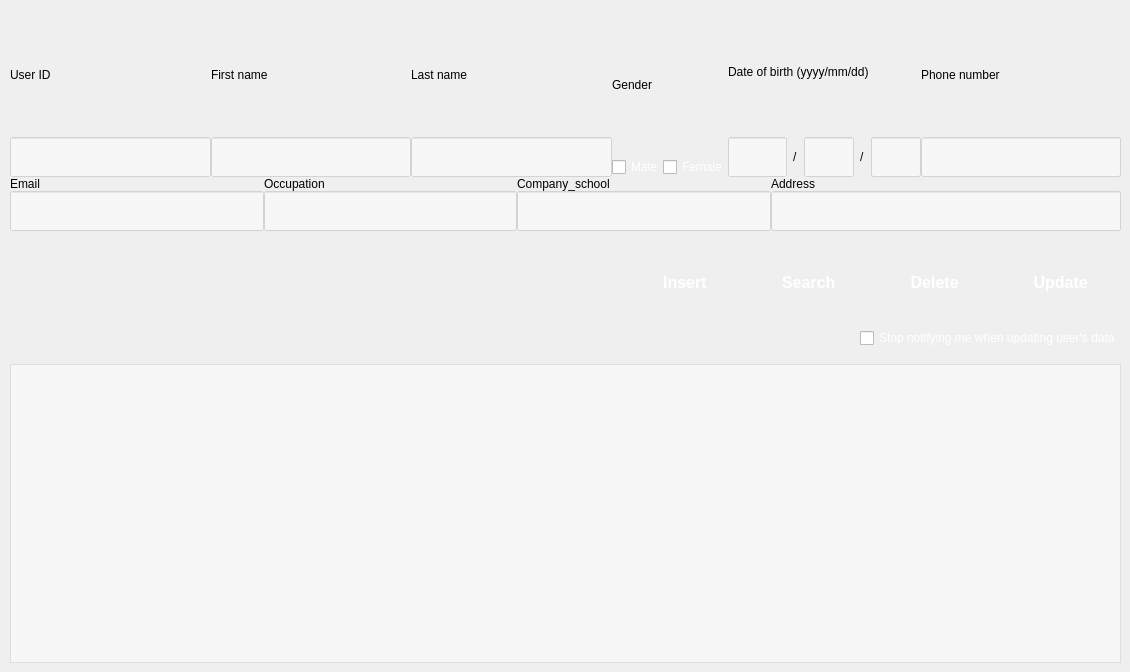
   <widget class="QWidget" name="book">
    <attribute name="title">
     <string>User information</string>
    </attribute>
    <widget class="QWidget" name="layoutWidget">
     <property name="geometry">
      <rect>
       <x>10</x>
       <y>12</y>
       <width>1111</width>
       <height>651</height>
      </rect>
     </property>
     <layout class="QVBoxLayout" name="verticalLayout_12">
      <item>
       <layout class="QVBoxLayout" name="verticalLayout_11">
        <item>
         <layout class="QGridLayout" name="gridLayout">
          <property name="bottomMargin">
           <number>0</number>
          </property>
          <property name="spacing">
           <number>0</number>
          </property>
          <item row="0" column="0">
           <layout class="QHBoxLayout" name="horizontalLayout_3">
            <item>
             <layout class="QVBoxLayout" name="verticalLayout">
              <item>
               <widget class="QLabel" name="label">
                <property name="text">
                 <string>User ID</string>
                </property>
               </widget>
              </item>
              <item>
               <widget class="QLineEdit" name="userIdLe">
                <property name="minimumSize">
                 <size>
                  <width>0</width>
                  <height>40</height>
                 </size>
                </property>
                <property name="maximumSize">
                 <size>
                  <width>16777215</width>
                  <height>40</height>
                 </size>
                </property>
                <property name="styleSheet">
                 <string notr="true">background-color: rgba(255,255,255,0.5);
</string>
                </property>
               </widget>
              </item>
             </layout>
            </item>
            <item>
             <layout class="QVBoxLayout" name="verticalLayout_2">
              <item>
               <widget class="QLabel" name="label_2">
                <property name="text">
                 <string>First name</string>
                </property>
               </widget>
              </item>
              <item>
               <widget class="QLineEdit" name="firstNameLe">
                <property name="minimumSize">
                 <size>
                  <width>0</width>
                  <height>40</height>
                 </size>
                </property>
                <property name="styleSheet">
                 <string notr="true">background-color: rgba(255,255,255,0.5);
</string>
                </property>
               </widget>
              </item>
             </layout>
            </item>
            <item>
             <layout class="QVBoxLayout" name="verticalLayout_3">
              <item>
               <widget class="QLabel" name="label_5">
                <property name="text">
                 <string>Last name</string>
                </property>
               </widget>
              </item>
              <item>
               <widget class="QLineEdit" name="lastNameLe">
                <property name="minimumSize">
                 <size>
                  <width>0</width>
                  <height>40</height>
                 </size>
                </property>
                <property name="maximumSize">
                 <size>
                  <width>16777215</width>
                  <height>16777215</height>
                 </size>
                </property>
                <property name="styleSheet">
                 <string notr="true">background-color: rgba(255,255,255,0.5);
</string>
                </property>
               </widget>
              </item>
             </layout>
            </item>
            <item>
             <layout class="QVBoxLayout" name="verticalLayout_4">
              <item>
               <widget class="QLabel" name="label_6">
                <property name="text">
                 <string>Gender</string>
                </property>
               </widget>
              </item>
              <item>
               <layout class="QHBoxLayout" name="horizontalLayout">
                <item>
                 <widget class="QCheckBox" name="maleCheckBox">
                  <property name="styleSheet">
                   <string notr="true">color: white;</string>
                  </property>
                  <property name="text">
                   <string>Male</string>
                  </property>
                 </widget>
                </item>
                <item>
                 <widget class="QCheckBox" name="femaleCheckBox">
                  <property name="styleSheet">
                   <string notr="true">color: white;</string>
                  </property>
                  <property name="text">
                   <string>Female</string>
                  </property>
                 </widget>
                </item>
               </layout>
              </item>
             </layout>
            </item>
            <item>
             <layout class="QVBoxLayout" name="verticalLayout_5">
              <property name="spacing">
               <number>6</number>
              </property>
              <item>
               <widget class="QLabel" name="label_7">
                <property name="text">
                 <string>Date of birth (yyyy/mm/dd)</string>
                </property>
               </widget>
              </item>
              <item>
               <layout class="QHBoxLayout" name="horizontalLayout_2">
                <item>
                 <widget class="QLineEdit" name="yearLe">
                  <property name="sizePolicy">
                   <sizepolicy hsizetype="Fixed" vsizetype="Fixed">
                    <horstretch>0</horstretch>
                    <verstretch>0</verstretch>
                   </sizepolicy>
                  </property>
                  <property name="minimumSize">
                   <size>
                    <width>0</width>
                    <height>40</height>
                   </size>
                  </property>
                  <property name="maximumSize">
                   <size>
                    <width>59</width>
                    <height>16777215</height>
                   </size>
                  </property>
                  <property name="styleSheet">
                   <string notr="true">background-color: rgba(255,255,255,0.5);
</string>
                  </property>
                 </widget>
                </item>
                <item>
                 <widget class="QLabel" name="label_10">
                  <property name="text">
                   <string>/</string>
                  </property>
                 </widget>
                </item>
                <item>
                 <widget class="QLineEdit" name="monthLe">
                  <property name="sizePolicy">
                   <sizepolicy hsizetype="Fixed" vsizetype="Fixed">
                    <horstretch>0</horstretch>
                    <verstretch>0</verstretch>
                   </sizepolicy>
                  </property>
                  <property name="minimumSize">
                   <size>
                    <width>0</width>
                    <height>40</height>
                   </size>
                  </property>
                  <property name="maximumSize">
                   <size>
                    <width>50</width>
                    <height>16777215</height>
                   </size>
                  </property>
                  <property name="styleSheet">
                   <string notr="true">background-color: rgba(255,255,255,0.5);
</string>
                  </property>
                 </widget>
                </item>
                <item>
                 <widget class="QLabel" name="label_11">
                  <property name="text">
                   <string>/</string>
                  </property>
                 </widget>
                </item>
                <item>
                 <widget class="QLineEdit" name="dayLe">
                  <property name="sizePolicy">
                   <sizepolicy hsizetype="Fixed" vsizetype="Fixed">
                    <horstretch>0</horstretch>
                    <verstretch>0</verstretch>
                   </sizepolicy>
                  </property>
                  <property name="minimumSize">
                   <size>
                    <width>0</width>
                    <height>40</height>
                   </size>
                  </property>
                  <property name="maximumSize">
                   <size>
                    <width>50</width>
                    <height>16777215</height>
                   </size>
                  </property>
                  <property name="styleSheet">
                   <string notr="true">background-color: rgba(255,255,255,0.5);
</string>
                  </property>
                 </widget>
                </item>
               </layout>
              </item>
             </layout>
            </item>
            <item>
             <layout class="QVBoxLayout" name="verticalLayout_6">
              <item>
               <widget class="QLabel" name="label_8">
                <property name="text">
                 <string>Phone number</string>
                </property>
               </widget>
              </item>
              <item>
               <widget class="QLineEdit" name="phoneNumberLe">
                <property name="minimumSize">
                 <size>
                  <width>0</width>
                  <height>40</height>
                 </size>
                </property>
                <property name="sizeIncrement">
                 <size>
                  <width>0</width>
                  <height>40</height>
                 </size>
                </property>
                <property name="styleSheet">
                 <string notr="true">background-color: rgba(255,255,255,0.5);
</string>
                </property>
                <property name="text">
                 <string/>
                </property>
               </widget>
              </item>
             </layout>
            </item>
           </layout>
          </item>
          <item row="1" column="0">
           <layout class="QHBoxLayout" name="horizontalLayout_4">
            <item>
             <layout class="QVBoxLayout" name="verticalLayout_7" stretch="0,0">
              <property name="spacing">
               <number>0</number>
              </property>
              <item>
               <widget class="QLabel" name="label_9">
                <property name="sizePolicy">
                 <sizepolicy hsizetype="Preferred" vsizetype="Fixed">
                  <horstretch>0</horstretch>
                  <verstretch>0</verstretch>
                 </sizepolicy>
                </property>
                <property name="text">
                 <string>Email</string>
                </property>
               </widget>
              </item>
              <item>
               <widget class="QLineEdit" name="emailLe">
                <property name="sizePolicy">
                 <sizepolicy hsizetype="Expanding" vsizetype="Expanding">
                  <horstretch>0</horstretch>
                  <verstretch>0</verstretch>
                 </sizepolicy>
                </property>
                <property name="maximumSize">
                 <size>
                  <width>16777215</width>
                  <height>40</height>
                 </size>
                </property>
                <property name="styleSheet">
                 <string notr="true">background-color: rgba(255,255,255,0.5);
</string>
                </property>
               </widget>
              </item>
             </layout>
            </item>
            <item>
             <layout class="QVBoxLayout" name="verticalLayout_8" stretch="0,0">
              <property name="spacing">
               <number>0</number>
              </property>
              <item>
               <widget class="QLabel" name="label_12">
                <property name="sizePolicy">
                 <sizepolicy hsizetype="Preferred" vsizetype="Fixed">
                  <horstretch>0</horstretch>
                  <verstretch>0</verstretch>
                 </sizepolicy>
                </property>
                <property name="text">
                 <string>Occupation</string>
                </property>
               </widget>
              </item>
              <item>
               <widget class="QLineEdit" name="occupationLe">
                <property name="sizePolicy">
                 <sizepolicy hsizetype="Expanding" vsizetype="Expanding">
                  <horstretch>0</horstretch>
                  <verstretch>0</verstretch>
                 </sizepolicy>
                </property>
                <property name="minimumSize">
                 <size>
                  <width>0</width>
                  <height>40</height>
                 </size>
                </property>
                <property name="maximumSize">
                 <size>
                  <width>16777215</width>
                  <height>40</height>
                 </size>
                </property>
                <property name="styleSheet">
                 <string notr="true">background-color: rgba(255,255,255,0.5);
</string>
                </property>
                <property name="alignment">
                 <set>Qt::AlignLeading|Qt::AlignLeft|Qt::AlignVCenter</set>
                </property>
               </widget>
              </item>
             </layout>
            </item>
            <item>
             <layout class="QVBoxLayout" name="verticalLayout_9" stretch="0,0">
              <property name="spacing">
               <number>0</number>
              </property>
              <item>
               <widget class="QLabel" name="label_13">
                <property name="sizePolicy">
                 <sizepolicy hsizetype="Preferred" vsizetype="Fixed">
                  <horstretch>0</horstretch>
                  <verstretch>0</verstretch>
                 </sizepolicy>
                </property>
                <property name="text">
                 <string>Company_school</string>
                </property>
               </widget>
              </item>
              <item>
               <widget class="QLineEdit" name="companySchoolLe">
                <property name="sizePolicy">
                 <sizepolicy hsizetype="Expanding" vsizetype="Expanding">
                  <horstretch>0</horstretch>
                  <verstretch>0</verstretch>
                 </sizepolicy>
                </property>
                <property name="maximumSize">
                 <size>
                  <width>16777215</width>
                  <height>40</height>
                 </size>
                </property>
                <property name="styleSheet">
                 <string notr="true">background-color: rgba(255,255,255,0.5);
</string>
                </property>
               </widget>
              </item>
             </layout>
            </item>
            <item>
             <layout class="QVBoxLayout" name="verticalLayout_10" stretch="0,0">
              <property name="rightMargin">
               <number>0</number>
              </property>
              <item>
               <widget class="QLabel" name="label_14">
                <property name="sizePolicy">
                 <sizepolicy hsizetype="Preferred" vsizetype="Fixed">
                  <horstretch>0</horstretch>
                  <verstretch>0</verstretch>
                 </sizepolicy>
                </property>
                <property name="text">
                 <string>Address</string>
                </property>
               </widget>
              </item>
              <item>
               <widget class="QLineEdit" name="addressLe">
                <property name="sizePolicy">
                 <sizepolicy hsizetype="Expanding" vsizetype="Expanding">
                  <horstretch>0</horstretch>
                  <verstretch>0</verstretch>
                 </sizepolicy>
                </property>
                <property name="minimumSize">
                 <size>
                  <width>350</width>
                  <height>0</height>
                 </size>
                </property>
                <property name="maximumSize">
                 <size>
                  <width>350</width>
                  <height>40</height>
                 </size>
                </property>
                <property name="styleSheet">
                 <string notr="true">background-color: rgba(255,255,255,0.5);
</string>
                </property>
               </widget>
              </item>
             </layout>
            </item>
           </layout>
          </item>
         </layout>
        </item>
        <item>
         <layout class="QHBoxLayout" name="horizontalLayout_5">
          <property name="spacing">
           <number>0</number>
          </property>
          <property name="topMargin">
           <number>15</number>
          </property>
          <property name="bottomMargin">
           <number>0</number>
          </property>
          <item>
           <spacer name="horizontalSpacer">
            <property name="orientation">
             <enum>Qt::Horizontal</enum>
            </property>
            <property name="sizeType">
             <enum>QSizePolicy::Fixed</enum>
            </property>
            <property name="sizeHint" stdset="0">
             <size>
              <width>600</width>
              <height>20</height>
             </size>
            </property>
           </spacer>
          </item>
          <item>
           <widget class="QPushButton" name="insertButton">
            <property name="sizePolicy">
             <sizepolicy hsizetype="Minimum" vsizetype="Preferred">
              <horstretch>0</horstretch>
              <verstretch>10</verstretch>
             </sizepolicy>
            </property>
            <property name="minimumSize">
             <size>
              <width>90</width>
              <height>60</height>
             </size>
            </property>
            <property name="maximumSize">
             <size>
              <width>120</width>
              <height>70</height>
             </size>
            </property>
            <property name="styleSheet">
             <string notr="true">#insertButton {
	
color: white;
border: 1px solid #555;
border-radius: 11px;
padding: 5px;
background: qradialgradient(cx: 0.3, cy: -0.4,
fx: 0.3, fy: -0.4,
radius: 1.35, stop: 0 #fff, stop: 1 #fff);
min-width: 80px;
background-color: rgba(255,255,255, .5);
border: 0px;
border-radius:0;
border-left:10;
border-color:white;
color:white;
font-family:&quot;Open Sans&quot;;
font-weight:600;
border-radius:4px;
border:0px;
font-size:16px;
}

#insertButton:hover {
background: qradialgradient(cx: 0.3, cy: -0.4,
fx: 0.3, fy: -0.4,
radius: 1.35, stop: 0 #fff, stop: 1 #bbb);
background-color:#34495e
}

#insertButton:pressed {
background: qradialgradient(cx: 0.4, cy: -0.1,
fx: 0.4, fy: -0.1,
radius: 1.35, stop: 0 #fff, stop: 1 #ddd);
}

</string>
            </property>
            <property name="text">
             <string>    Insert</string>
            </property>
            <property name="icon">
             <iconset resource="LIBPRO.qrc">
              <normaloff>:/icon/Resources/icon/insert - Copy.png</normaloff>:/icon/Resources/icon/insert - Copy.png</iconset>
            </property>
           </widget>
          </item>
          <item>
           <widget class="QPushButton" name="searchButton">
            <property name="minimumSize">
             <size>
              <width>90</width>
              <height>60</height>
             </size>
            </property>
            <property name="maximumSize">
             <size>
              <width>120</width>
              <height>70</height>
             </size>
            </property>
            <property name="styleSheet">
             <string notr="true">#searchButton {
	
color: white;
border: 1px solid #555;
border-radius: 11px;
padding: 5px;
background: qradialgradient(cx: 0.3, cy: -0.4,
fx: 0.3, fy: -0.4,
radius: 1.35, stop: 0 #fff, stop: 1 #fff);
min-width: 80px;
background-color: rgba(255,255,255, .5);
border: 0px;
border-radius:0;
border-left:10;
border-color:white;
color:white;
font-family:&quot;Open Sans&quot;;
font-weight:600;
border-radius:4px;
border:0px;
font-size:16px;
}

#searchButton:hover {
background: qradialgradient(cx: 0.3, cy: -0.4,
fx: 0.3, fy: -0.4,
radius: 1.35, stop: 0 #fff, stop: 1 #bbb);
background-color:#34495e
}

#searchButton:pressed {
background: qradialgradient(cx: 0.4, cy: -0.1,
fx: 0.4, fy: -0.1,
radius: 1.35, stop: 0 #fff, stop: 1 #ddd);
}</string>
            </property>
            <property name="text">
             <string>   Search</string>
            </property>
            <property name="icon">
             <iconset resource="LIBPRO.qrc">
              <normaloff>:/icon/Resources/icon/magnifying-glass - Copy.png</normaloff>:/icon/Resources/icon/magnifying-glass - Copy.png</iconset>
            </property>
           </widget>
          </item>
          <item>
           <widget class="QPushButton" name="deleteButton">
            <property name="minimumSize">
             <size>
              <width>90</width>
              <height>60</height>
             </size>
            </property>
            <property name="maximumSize">
             <size>
              <width>120</width>
              <height>70</height>
             </size>
            </property>
            <property name="styleSheet">
             <string notr="true">#deleteButton{
color: white;
border: 1px solid #555;
border-radius: 11px;
padding: 5px;
background: qradialgradient(cx: 0.3, cy: -0.4,
fx: 0.3, fy: -0.4,
radius: 1.35, stop: 0 #fff, stop: 1 #888);
min-width: 80px;
background-color: rgba(255,255,255, .5);
	
color: white;
border: 1px solid #555;
border-radius: 11px;
padding: 5px;
background: qradialgradient(cx: 0.3, cy: -0.4,
fx: 0.3, fy: -0.4,
radius: 1.35, stop: 0 #fff, stop: 1 #fff);
min-width: 80px;
background-color: rgba(255,255,255, .5);
border: 0px;
border-radius:0;
border-left:10;
border-color:white;
color:white;
font-family:&quot;Open Sans&quot;;
font-weight:600;
border-radius:4px;
border:0px;
font-size:16px;
}

#deleteButton:hover {
background: qradialgradient(cx: 0.3, cy: -0.4,
fx: 0.3, fy: -0.4,
radius: 1.35, stop: 0 #fff, stop: 1 #bbb);
background-color:#34495e
}


#deleteButton:pressed {
background: qradialgradient(cx: 0.4, cy: -0.1,
fx: 0.4, fy: -0.1,
radius: 1.35, stop: 0 #fff, stop: 1 #ddd);
}</string>
            </property>
            <property name="text">
             <string>   Delete</string>
            </property>
            <property name="icon">
             <iconset resource="LIBPRO.qrc">
              <normaloff>:/icon/Resources/icon/cancel-button - Copy.png</normaloff>:/icon/Resources/icon/cancel-button - Copy.png</iconset>
            </property>
           </widget>
          </item>
          <item>
           <widget class="QPushButton" name="updateButton">
            <property name="minimumSize">
             <size>
              <width>90</width>
              <height>60</height>
             </size>
            </property>
            <property name="maximumSize">
             <size>
              <width>120</width>
              <height>70</height>
             </size>
            </property>
            <property name="styleSheet">
             <string notr="true">#updateButton{
color: white;
border: 1px solid #555;
border-radius: 11px;
padding: 5px;
background: qradialgradient(cx: 0.3, cy: -0.4,
fx: 0.3, fy: -0.4,
radius: 1.35, stop: 0 #fff, stop: 1 #888);
min-width: 80px;
background-color: rgba(255,255,255, .5);
	
color: white;
border: 1px solid #555;
border-radius: 11px;
padding: 5px;
background: qradialgradient(cx: 0.3, cy: -0.4,
fx: 0.3, fy: -0.4,
radius: 1.35, stop: 0 #fff, stop: 1 #fff);
min-width: 80px;
background-color: rgba(255,255,255, .5);
border: 0px;
border-radius:0;
border-left:10;
border-color:white;
color:white;
font-family:&quot;Open Sans&quot;;
font-weight:600;
border-radius:4px;
border:0px;
font-size:16px;
}

#updateButton:hover {
background: qradialgradient(cx: 0.3, cy: -0.4,
fx: 0.3, fy: -0.4,
radius: 1.35, stop: 0 #fff, stop: 1 #bbb);
background-color:#34495e
}

#updateButton:pressed {
background: qradialgradient(cx: 0.4, cy: -0.1,
fx: 0.4, fy: -0.1,
radius: 1.35, stop: 0 #fff, stop: 1 #ddd);
}</string>
            </property>
            <property name="text">
             <string>   Update</string>
            </property>
            <property name="icon">
             <iconset resource="LIBPRO.qrc">
              <normaloff>:/icon/Resources/icon/refresh-button - Copy.png</normaloff>:/icon/Resources/icon/refresh-button - Copy.png</iconset>
            </property>
           </widget>
          </item>
         </layout>
        </item>
       </layout>
      </item>
      <item>
       <layout class="QHBoxLayout" name="horizontalLayout_9">
        <property name="topMargin">
         <number>10</number>
        </property>
        <property name="bottomMargin">
         <number>10</number>
        </property>
        <item>
         <spacer name="horizontalSpacer_3">
          <property name="orientation">
           <enum>Qt::Horizontal</enum>
          </property>
          <property name="sizeHint" stdset="0">
           <size>
            <width>40</width>
            <height>20</height>
           </size>
          </property>
         </spacer>
        </item>
        <item>
         <widget class="QCheckBox" name="notiUpdate">
          <property name="toolTip">
           <string>&lt;html&gt;&lt;head/&gt;&lt;body&gt;&lt;p&gt;&lt;span style=&quot; color:#ffffff;&quot;&gt;Stop notifying me when updating data&lt;/span&gt;&lt;/p&gt;&lt;/body&gt;&lt;/html&gt;</string>
          </property>
          <property name="styleSheet">
           <string notr="true">color: white;</string>
          </property>
          <property name="text">
           <string>Stop notifying me when updating user's data</string>
          </property>
         </widget>
        </item>
       </layout>
      </item>
      <item>
       <widget class="QTableView" name="userView">
        <property name="minimumSize">
         <size>
          <width>0</width>
          <height>0</height>
         </size>
        </property>
        <property name="styleSheet">
         <string notr="true">background-color: rgba(255,255,255,0.5);
gridline-color:white;</string>
        </property>
       </widget>
      </item>
     </layout>
    </widget>
   </widget>
